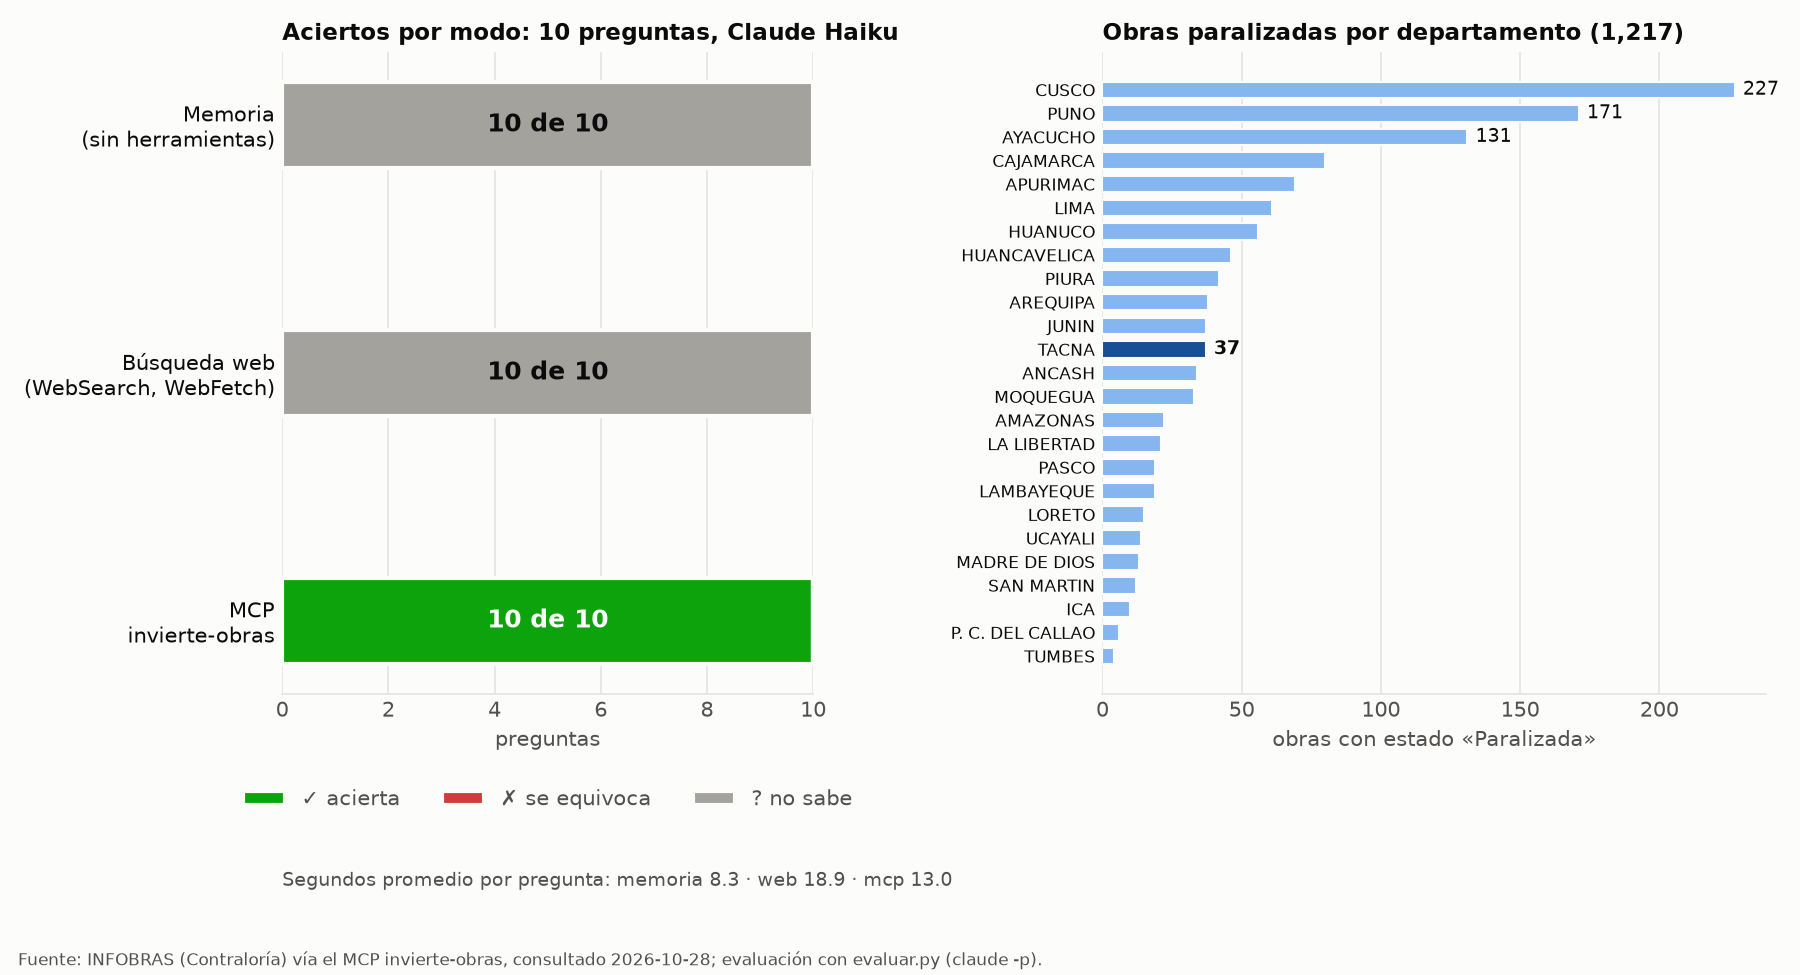

Generate this figure with Python:
"""grafico.png: resultado de la evaluación por modo y obras paralizadas por departamento según el MCP.

    uv run grafico.py
"""
import asyncio
from pathlib import Path

import matplotlib.pyplot as plt
import pandas as pd
from mcp import Client

from server import mcp

AQUI = Path(__file__).parent
SUPERFICIE, TINTA, TINTA_2, REJILLA = "#fcfcfb", "#0b0b0b", "#52514e", "#e4e3df"
RESULTADOS = {"acierta": ("#0ca30c", "✓ acierta"), "se equivoca": ("#d03b3b", "✗ se equivoca"),
              "no sabe": ("#a3a29d", "? no sabe")}
AZUL, AZUL_OSCURO = "#86b6ef", "#184f95"
MODOS = {"mcp": "MCP\ninvierte-obras", "web": "Búsqueda web\n(WebSearch, WebFetch)", "memoria": "Memoria\n(sin herramientas)"}


async def conteo_paralizadas():
    async with Client(mcp) as c:
        return (await c.call_tool("contar_obras_por_departamento", {"estado": "paralizada"})).structured_content


def ejes_limpios(ax):
    ax.set_facecolor(SUPERFICIE)
    for lado in ("top", "right", "left"):
        ax.spines[lado].set_visible(False)
    ax.spines["bottom"].set_color(REJILLA)
    ax.tick_params(colors=TINTA_2, length=0)
    ax.grid(axis="x", color=REJILLA, linewidth=0.8)
    ax.set_axisbelow(True)


res = pd.read_csv(AQUI / "resultados.csv")
tabla = res.groupby("modo").resultado.value_counts().unstack(fill_value=0).reindex(columns=list(RESULTADOS), fill_value=0)
tabla = tabla.reindex([m for m in MODOS if m in tabla.index])  # barh dibuja de abajo arriba: memoria queda arriba
conteo = asyncio.run(conteo_paralizadas())
deps = pd.Series(conteo["por_departamento"]).sort_values()

fig, (a, b) = plt.subplots(1, 2, figsize=(12, 6.5), gridspec_kw={"width_ratios": [1, 1.25]}, facecolor=SUPERFICIE)

# Panel A: preguntas por resultado y modo
ejes_limpios(a)
izquierda = pd.Series(0, index=tabla.index)
for resultado, (color, etiqueta) in RESULTADOS.items():
    n = tabla[resultado]
    a.barh(tabla.index, n, left=izquierda, height=0.35, color=color, edgecolor=SUPERFICIE, linewidth=2, label=etiqueta)
    for modo in tabla.index:
        if n[modo]:
            a.text(izquierda[modo] + n[modo] / 2, modo, f"{n[modo]} de {len(res) // len(tabla)}", ha="center",
                   va="center", color="white" if resultado != "no sabe" else TINTA, fontsize=12, fontweight="bold")
    izquierda += n
a.set_yticks(range(len(tabla)), [MODOS[m] for m in tabla.index], color=TINTA, fontsize=10)
a.set_xlim(0, len(res) // len(tabla))
a.set_xlabel("preguntas", color=TINTA_2)
a.legend(loc="upper center", bbox_to_anchor=(0.5, -0.12), ncol=3, frameon=False, labelcolor=TINTA_2)
a.set_title(f"Aciertos por modo: {len(res) // len(tabla)} preguntas, Claude Haiku", loc="left", color=TINTA,
            fontsize=11, fontweight="bold")
segundos = res.groupby("modo").segundos.mean()
a.text(0, -0.30, "Segundos promedio por pregunta: " + " · ".join(f"{m} {segundos[m]:.1f}" for m in reversed(tabla.index)),
       transform=a.transAxes, color=TINTA_2, fontsize=9)

# Panel B: obras paralizadas por departamento, desde la herramienta del MCP
ejes_limpios(b)
colores = [AZUL_OSCURO if d == "TACNA" else AZUL for d in deps.index]
b.barh(deps.index, deps.values, height=0.7, color=colores, edgecolor=SUPERFICIE, linewidth=1)
b.tick_params(axis="y", labelsize=8, labelcolor=TINTA)
for d in list(deps.index[-3:]) + ["TACNA"]:
    b.text(deps[d] + 3, d, f"{deps[d]}", va="center", color=TINTA, fontsize=9,
           fontweight="bold" if d == "TACNA" else "normal")
b.set_xlabel("obras con estado «Paralizada»", color=TINTA_2)
b.set_title(f"Obras paralizadas por departamento ({conteo['total']:,})", loc="left", color=TINTA,
            fontsize=11, fontweight="bold")

fig.text(0.01, 0.01, f"Fuente: INFOBRAS (Contraloría) vía el MCP invierte-obras, consultado {conteo['consultado'][:10]}; "
         "evaluación con evaluar.py (claude -p).", color=TINTA_2, fontsize=8)
fig.tight_layout(rect=(0, 0.03, 1, 1))
fig.savefig(AQUI / "grafico.png", dpi=150, facecolor=SUPERFICIE)
print("grafico.png listo")
